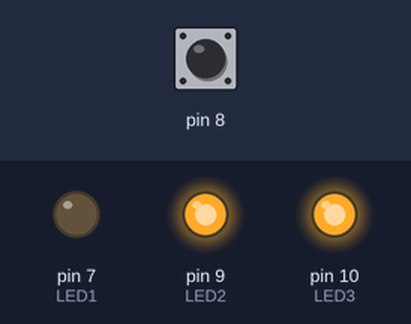
Simulated run of this sketch. Board: Arduino Leonardo, built with avr-gcc and run on an emulated ATmega32U4. Shown: output pins drawn as LEDs (lit = HIGH). Inputs (shaded band) come from the test bench; at power-on: pin 8 HIGH. USB keyboard and mouse output is not drawn.

Above: at 1.2 s.
1.3 s: pin 8 pulled LOW for 0.15 s
At 1.4 s:
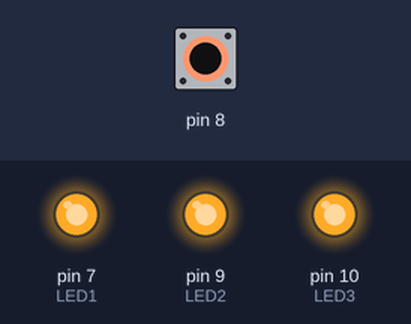
3.0 s: pin 8 pulled LOW for 3.2 s
At 7.5 s:
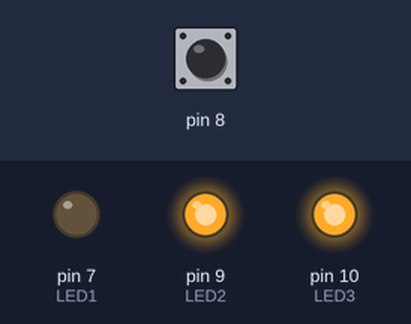
Timing chart, 0 to 9.0 s (numbered marks = the images above; inputs shaded):
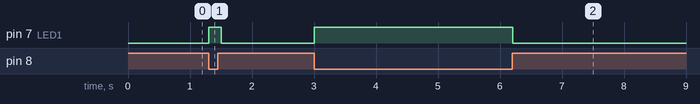

Measured:
- after the input at 1.3 s, pin 7 (LED1): LOW → HIGH at once, → LOW 0.20 s later
- after the input at 3.0 s, pin 7 (LED1): LOW → HIGH at once, → LOW 3.2 s later

The sketch:

Pathfinder_with_knob.ino
```cpp
#include "Keyboard.h"


const int BUT1 = 26;    // P26_A0_D0
const int BUT2 = 27;    // P27_A1_D1
const int BUT3 = 28;    // P28_A2_D2

const int LED1 = 7;     // P1_D7_RX
const int LED2 = 9;     // P4_D9_MISO
const int LED3 = 10;    // P3_D10_MOSI

const int KNOB_A = 4;   // P6_SDA_D4
const int KNOB_B = 5;   // P7_SCL_D5
const int KNOB_SW = 29; // P29_A3_D3

void setup() {

  pinMode(BUT1, INPUT_PULLUP);
  pinMode(BUT2, INPUT_PULLUP);
  pinMode(BUT3, INPUT_PULLUP);
  pinMode(KNOB_SW, INPUT_PULLUP);
  pinMode(KNOB_A, INPUT_PULLUP);
  pinMode(KNOB_B, INPUT_PULLUP);


  pinMode(LED1, OUTPUT);
  pinMode(LED2, OUTPUT);
  pinMode(LED3, OUTPUT);

  Keyboard.begin();
}

void loop() {

  if (digitalRead(BUT1) == LOW) {
    digitalWrite(LED1, HIGH);
    Keyboard.press('a');
    delay(100);
    Keyboard.releaseAll();
  } else {
    digitalWrite(LED1, LOW);
  }


}
```
